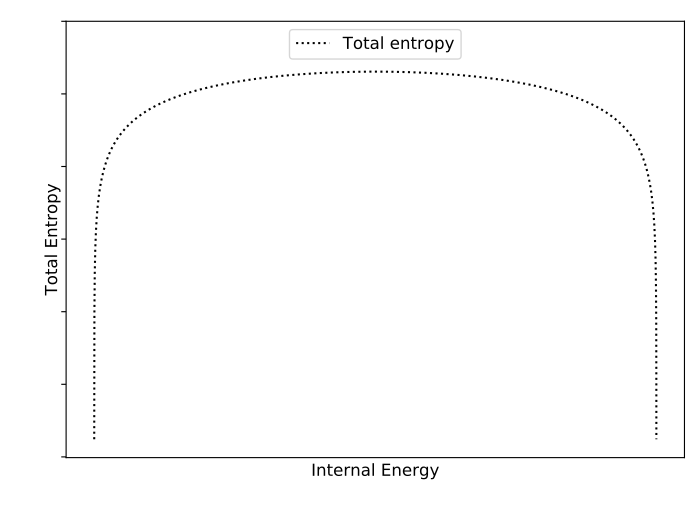

This chart was generated by the following Python code:
import matplotlib.pyplot
import numpy as np
import os

s0 = 10
x = np.arange(0, 1, 0.00001)
s = np.log(x - x**2)+10
fig, ax = matplotlib.pyplot.subplots()
fig.set_figheight(5)
fig.set_figwidth(7)
ax.plot(x, s, 'k:', label='Total entropy')
print('here')
# matplotlib.pyplot.text(0, 1040, 'Stiff Conditions', fontsize='large')
# matplotlib.pyplot.text(0, 725, 'Non-Stiff Conditions', fontsize='large')
ax.legend(loc='upper center', fontsize='large')
matplotlib.pyplot.xlabel('Internal Energy', fontsize='large')
matplotlib.pyplot.ylabel('Total Entropy', fontsize='large')
matplotlib.pyplot.ylim(top=10)
matplotlib.pyplot.tight_layout()
matplotlib.pyplot.tick_params(
    axis='x',          # changes apply to the x-axis
    which='both',      # both major and minor ticks are affected
    bottom=False,      # ticks along the bottom edge are off
    top=False,         # ticks along the top edge are off
    labelbottom=False) # labels along the bottom edge are off
matplotlib.pyplot.tick_params(
    axis='y',          # changes apply to the x-axis
    which='both',      # both major and minor ticks are affected
    bottom=False,      # ticks along the bottom edge are off
    top=False,         # ticks along the top edge are off
    labelleft=False) # labels along the bottom edge are off
matplotlib.pyplot.show()
